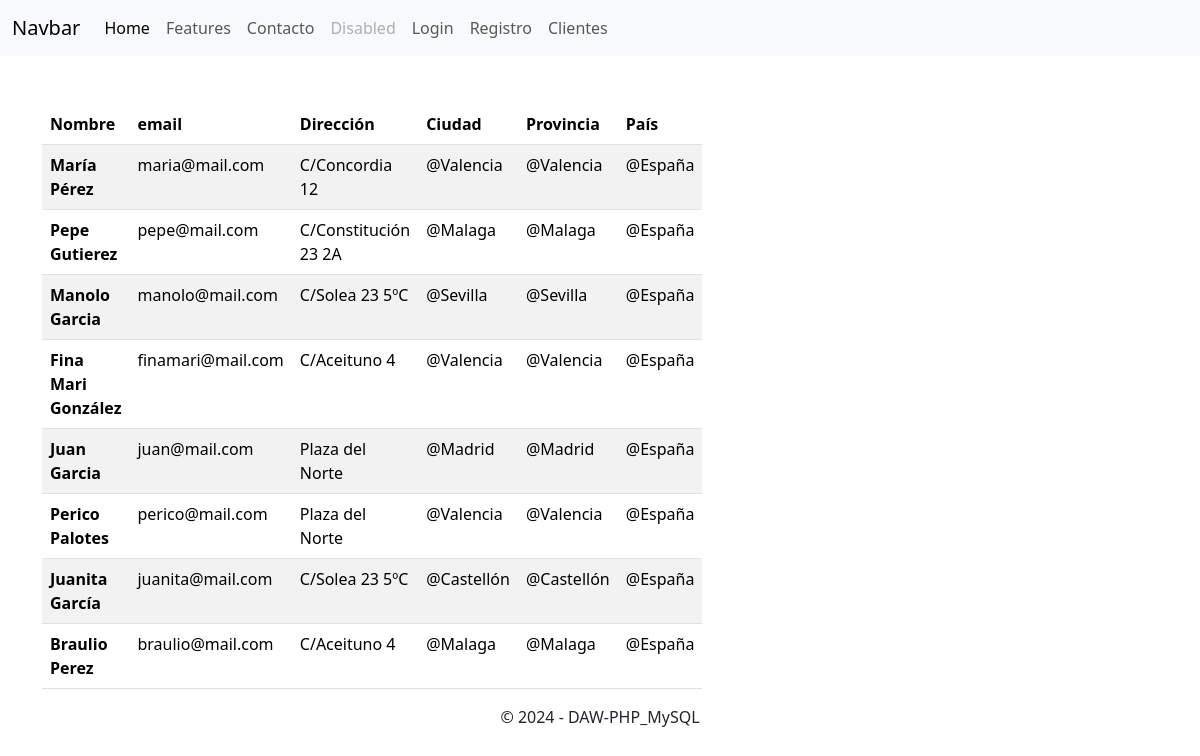
The app's page /20240515/listadoclientes.php with its own data.
### tables this page shows
CREATE TABLE `usuarios` (
  `id` int(11) NOT NULL,
  `email` varchar(250) NOT NULL,
  `password` varchar(250) NOT NULL,
  `nombreapellidos` varchar(250) NOT NULL,
  `direccion` varchar(250) NOT NULL,
  `ciudad` varchar(250) NOT NULL,
  `provincia` varchar(250) NOT NULL,
  `pais` varchar(250) NOT NULL,
  `tipousuario` tinyint(4) NOT NULL
);

### 20240515/listadoclientes.php (the view)
<?php
include_once 'conexion.php';
$sqlConsulta = "SELECT email, nombreapellidos, direccion, ciudad, provincia, pais FROM usuarios WHERE tipousuario=3";
$sentenciaSelect = $mbd->prepare($sqlConsulta);
$sentenciaSelect->execute();
$resultado = $sentenciaSelect->fetchAll();
?>
<?php include 'cabecera.php' ?>
<div class="container mt-5">
    <div class="row">
        <div class="col-md-6">
            <table class="table table-striped">
                <thead>
                    <tr>
                    <th scope="col">Nombre</th>
                    <th scope="col">email</th>
                    <th scope="col">Dirección</th>
                    <th scope="col">Ciudad</th>
                    <th scope="col">Provincia</th>
                    <th scope="col">País</th>
                    </tr>
                </thead>
                <tbody>
                    <?php foreach($resultado as $dato): ?>
                        <tr>
                            <th scope="row"><?php echo  $dato['nombreapellidos']; ?></th>
                                <td><?php echo  $dato['email']; ?></td>
                                <td><?php echo  $dato['direccion']; ?></td>
                                <td>@<?php echo  $dato['ciudad']; ?></td>
                                <td>@<?php echo  $dato['provincia']; ?></td>
                                <td>@<?php echo  $dato['pais']; ?></td>
                        </tr>
                    <?php endforeach ?>
                </tbody>
            </table>
        </div>
    </div>
</div>
<?php include 'piepagina.php' ?>

### 20240515/sign-in.css (style rules this page uses)
html, body { height: 100%; }

### records on screen
usuarios: nombreapellidos "María Pérez", email "maria@mail.com", direccion "C/Concordia 12", ciudad "Valencia", provincia "Valencia", pais "España"
usuarios: nombreapellidos "Pepe Gutierez", email "pepe@mail.com", direccion "C/Constitución 23 2A", ciudad "Malaga", provincia "Malaga", pais "España"
usuarios: nombreapellidos "Manolo Garcia", email "manolo@mail.com", direccion "C/Solea 23 5ºC", ciudad "Sevilla", provincia "Sevilla", pais "España"
usuarios: nombreapellidos "Fina Mari González", email "finamari@mail.com", direccion "C/Aceituno 4", ciudad "Valencia", provincia "Valencia", pais "España"
usuarios: nombreapellidos "Juan Garcia", email "juan@mail.com", direccion "Plaza del Norte", ciudad "Madrid", provincia "Madrid", pais "España"
usuarios: nombreapellidos "Perico Palotes", email "perico@mail.com", direccion "Plaza del Norte", ciudad "Valencia", provincia "Valencia", pais "España"
usuarios: nombreapellidos "Juanita García", email "juanita@mail.com", direccion "C/Solea 23 5ºC", ciudad "Castellón", provincia "Castellón", pais "España"
usuarios: nombreapellidos "Braulio Perez", email "braulio@mail.com", direccion "C/Aceituno 4", ciudad "Malaga", provincia "Malaga", pais "España"
